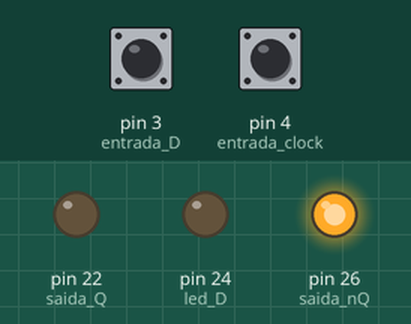
Bench run of a sketch on a simulated Arduino Mega 2560, built with avr-gcc and run on an emulated ATmega2560. Shown: output pins drawn as LEDs (lit = HIGH). Inputs (shaded band) come from the test bench; at power-on: pin 3 (entrada_D) HIGH, pin 4 (entrada_clock) HIGH.

Above: at 1.2 s.
1.3 s: pin 3 (entrada_D) pulled LOW for 0.15 s
At 1.6 s:
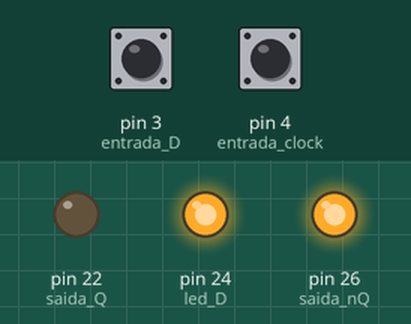
2.9 s: pin 4 (entrada_clock) pulled LOW for 0.15 s
At 4.1 s:
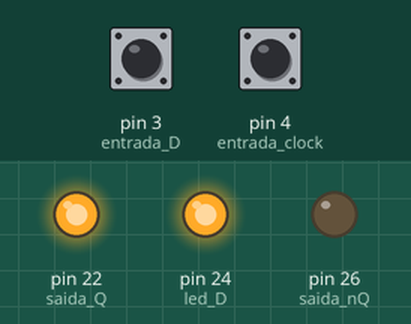
4.5 s: pin 3 (entrada_D) pulled LOW for 1 s
At 5.2 s:
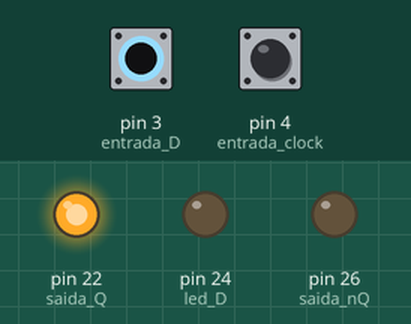
7.0 s: pin 3 (entrada_D) pulled LOW for 3.2 s
At 8.3 s:
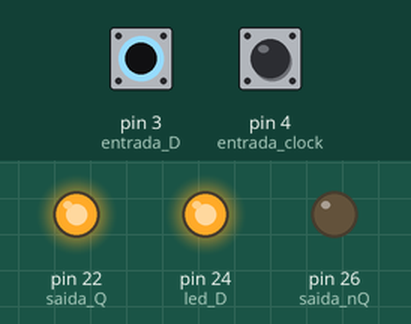
Timing chart, 0 to 10.0 s (numbered marks = the images above; inputs shaded):
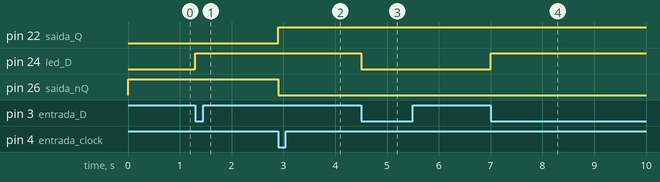

Measured:
- after the input at 1.3 s, pin 24 (led_D): LOW → HIGH at once
- after the input at 2.9 s, pin 22 (saida_Q): LOW → HIGH at once; pin 26 (saida_nQ): HIGH → LOW at once
- after the input at 4.5 s, pin 24 (led_D): HIGH → LOW at once
- after the input at 7.0 s, pin 24 (led_D): LOW → HIGH at once

The sketch:

ffd_felipe_1.ino
```cpp
#define entrada_D 3
#define entrada_clock 4
#define saida_Q 22
#define saida_nQ 26
#define led_D 24

void setup() {
  pinMode(entrada_D, INPUT_PULLUP);
  pinMode(entrada_clock, INPUT_PULLUP);
  pinMode(saida_Q, OUTPUT);
  pinMode(saida_nQ, OUTPUT);
  pinMode(led_D, OUTPUT);
}

bool last_entrada_D = 0;
bool last_entrada_clock = 0;
bool estado_D = 0;
bool clock = 0;
bool D = 0;
bool Q = 0;
bool nQ = 1; // nQ representa Q barrado

void loop() {
  if(!digitalRead(entrada_D) && !last_entrada_D){
    estado_D = !estado_D;
  }else{
    estado_D = estado_D;
  }
  last_entrada_D = !digitalRead(entrada_D);

  if (!digitalRead(entrada_clock) && !last_entrada_clock){
    Q = 0;
    nQ = 1;
    clock = !digitalRead(entrada_clock);
    bool NAND1 = !(estado_D && clock);
    bool NAND2 = !(!estado_D && clock);
    Q = !(NAND1 && nQ); //1
    nQ = !(NAND2 && Q); //0
  }
  last_entrada_clock = !digitalRead(entrada_clock);

  digitalWrite(led_D, estado_D);
  digitalWrite(saida_Q, Q);
  digitalWrite(saida_nQ, nQ);
  delay(3);
}
```
